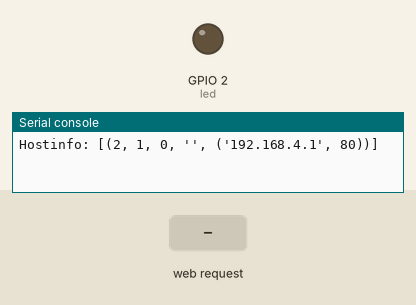
Bench run of a program on a simulated ESP32 board running MicroPython. On the bench: output pins drawn as LEDs (lit = HIGH), the last lines printed to the serial console. The inputs (shaded band) are chosen by the test bench.

Above: at 1.2 s.
1.3 s: HTTP request GET /?led=on received
At 2.5 s:
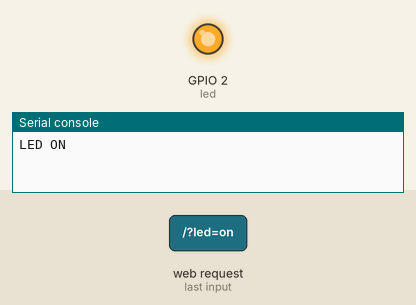
2.8 s: HTTP request GET /?led=off received
At 3.7 s:
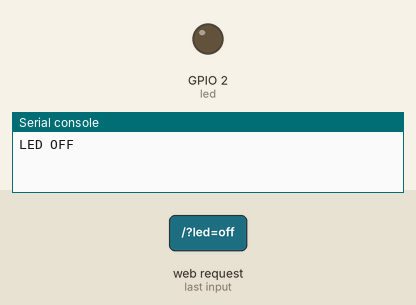
Timing chart, 0 to 5.8 s (numbered marks = the images above; inputs shaded):
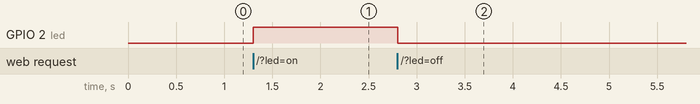

The program:

server.py
```python
# Complete project details at https://RandomNerdTutorials.com
# The specific tutorial can be found here... https://randomnerdtutorials.com/esp32-esp8266-micropython-web-server/
try:
  import usocket as socket
except:
  import socket
from machine import Pin
led = Pin(2, Pin.OUT)

def web_page():
  if led.value() == 1:
    gpio_state="ON"
  else:
    gpio_state="OFF"

  html = """<!DOCTYPE html>
<html>
<body>

<canvas id="myCanvas" width="200" height="100" style="border:1px solid #000000;">
Your browser does not support the HTML canvas tag.
</canvas>

</body>
</html>"""
  return html

#s = socket.socket(socket.AF_INET, socket.SOCK_STREAM)
#s.bind(('', 80))
address_info = socket.getaddrinfo('192.168.4.1', 80)
print("Hostinfo: {}".format(address_info))
address = address_info[0][-1]
s = socket.socket()
s.bind(address)
s.listen(5)

while True:
  conn, addr = s.accept()
  print('Got a connection from %s' % str(addr))
  request = conn.recv(1024)
  request = str(request)
  print('Content = %s' % request)
  led_on = request.find('/?led=on')
  led_off = request.find('/?led=off')
  if led_on == 6:
    print('LED ON')
    led.value(1)
  if led_off == 6:
    print('LED OFF')
    led.value(0)
  response = web_page()
  conn.send('HTTP/1.1 200 OK\n')
  conn.send('Content-Type: text/html\n')
  conn.send('Connection: close\n\n')
  conn.sendall(response)
  conn.close()
```

Measured:
- after the input at 1.3 s, GPIO 2 (led): LOW → HIGH at once
- after the input at 2.8 s, GPIO 2 (led): HIGH → LOW at once
